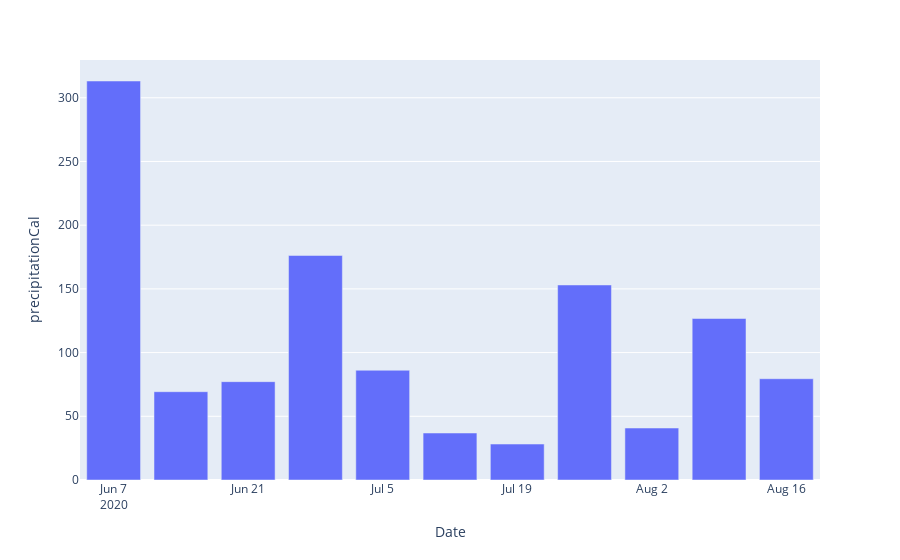

Notebook cell for this chart:
### Code cell
fig = px.bar(wdata20, x=wdata20['Date'], y=wdata20['precipitationCal'])
fig.show()

### Figure 1 — Plotly figure (JSON) as saved in the notebook; plotly's stock layout.template omitted (floating-point values rounded to 4 significant figures)
{"data": [{"alignmentgroup": "True", "hovertemplate": "Date=%{x}<br>precipitationCal=%{y}<extra></extra>", "legendgroup": "", "marker": {"color": "#636efa"}, "name": "", "offsetgroup": "", "orientation": "v", "showlegend": false, "textposition": "auto", "type": "bar", "x": ["2020-06-07", "2020-06-14", "2020-06-21", "2020-06-28", "2020-07-05", "2020-07-12", "2020-07-19", "2020-07-26", "2020-08-02", "2020-08-09", "2020-08-16"], "xaxis": "x", "y": [313.2, 69.31, 77.19, 176.2, 86.14, 36.88, 28.21, 153.1, 40.79, 126.8, 79.49], "yaxis": "y"}], "layout": {"barmode": "relative", "legend": {"tracegroupgap": 0}, "margin": {"t": 60}, "xaxis": {"anchor": "y", "domain": [0, 1], "title": {"text": "Date"}}, "yaxis": {"anchor": "x", "domain": [0, 1], "title": {"text": "precipitationCal"}}}}
